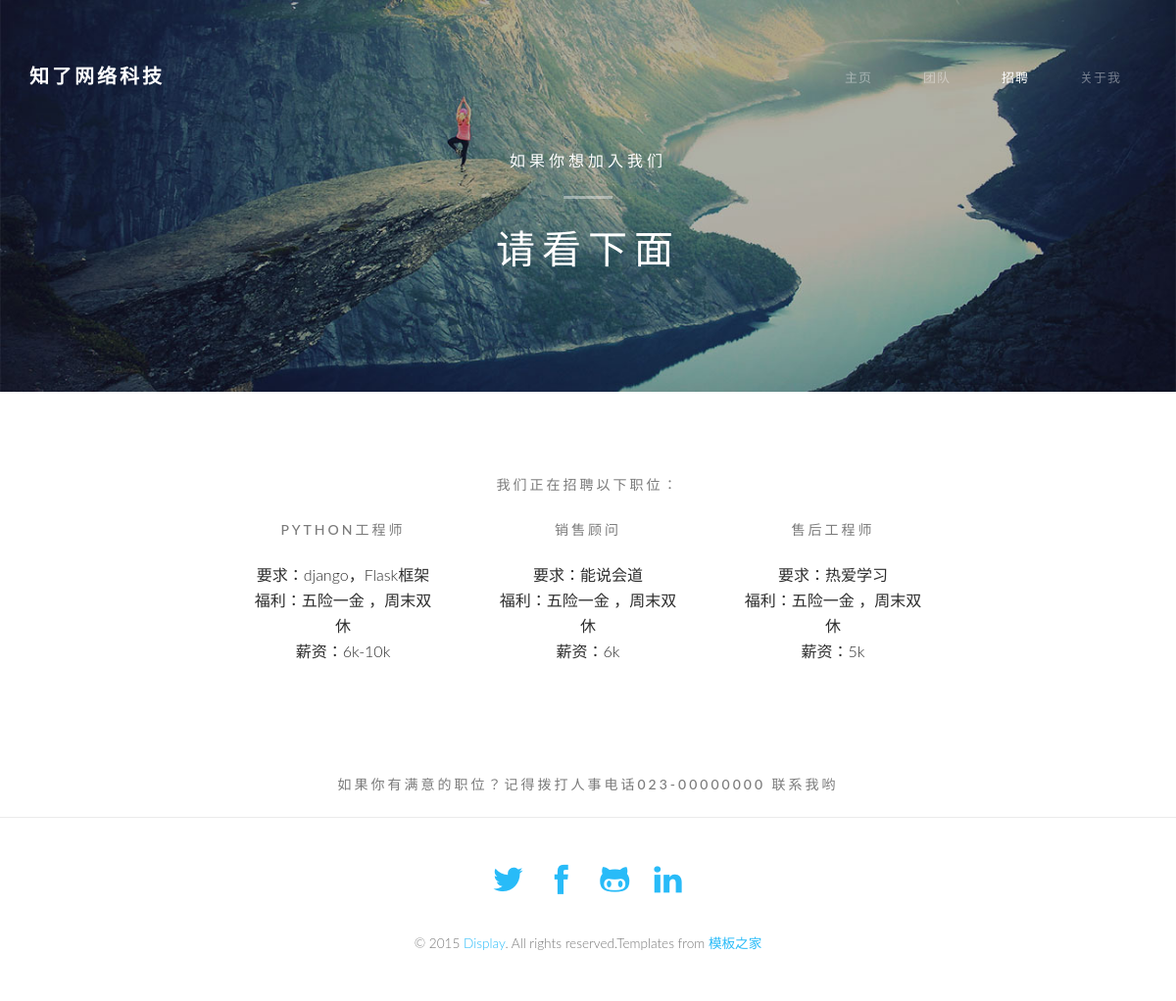
Page /hire on the committed database.
### hire/models.py (models this page shows)
class homeInner(models.Model):
    h1=models.CharField('一级标题',max_length=100)
    h2=models.CharField('二级标题',max_length=100)
    class Meta:
        verbose_name = ('主页标题')

class hire(models.Model):
    position=models.CharField('职位',max_length=100)
    welfare=models.CharField('福利',max_length=100)
    salary=models.CharField('薪资',max_length=100)
    requirements=models.CharField('要求',max_length=100)
    class Meta:
        verbose_name=('招聘')

### hire/views.py (the view)
# urls.py: url(r'^hire',views.hires,name='hire'),
def hires(request):
    hirelist=hire.objects.all()
    homeInnerlist=homeInner.objects.all()
    return render(request,'elements.html',context={'hirelist':hirelist,
                  'homeInnerlist':homeInnerlist})

### templates/elements.html (shortened to what this page needs)
{% load staticfiles %}
<!DOCTYPE html>
 <html class="no-js">
	<head>
	<link href='http://fonts.useso.com/css?family=Lato:300,400|Crimson+Text' rel='stylesheet' type='text/css'>
	<link rel="stylesheet" href="{% static 'css/themify-icons.css' %}">
	<link rel="stylesheet" href="{% static 'css/bootstrap.css' %}">
	<link rel="stylesheet" href="{% static 'css/owl.carousel.min.css' %}">
	<link rel="stylesheet" href="{% static 'css/owl.theme.default.min.css' %}">
	<link rel="stylesheet" href="{% static 'css/magnific-popup.css' %}">
	<link rel="stylesheet" href="{% static 'css/superfish.css' %}">
	<link rel="stylesheet" href="{% static 'css/easy-responsive-tabs.css' %}">
	<link rel="stylesheet" href="{% static 'css/style.css' %}">
	</head>
	<body class="inner-page">
			<header id="fh5co-header-section" role="header" class="" >
				<div class="container">
					<h1 id="fh5co-logo" class="pull-left"><a href="{% url 'index' %}">知了网络科技</a></h1>
					<nav id="fh5co-menu-wrap" role="navigation">
						<ul class="sf-menu" id="fh5co-primary-menu">
                                <li><a href="{% url 'index' %}">主页</a></li>
                                <li><a href="{% url 'team' %}">团队</a></li>
                                <li class="active"><a href="{% url 'hire' %}">招聘</a></li>
                                <li><a href="{% url 'about' %}">关于我</a></li>
						    </ul>
					</nav>
				</div>
			</header>
			<aside id="fh5co-hero" style="background-image: url({% static 'images/hero2.jpg' %});">
				<div class="container">
					<div class="row">
						<div class="col-md-8 col-md-offset-2">
							<div class="fh5co-hero-wrap">
                                {% for homeinner in homeInnerlist %}
								<div class="fh5co-hero-intro">
										<h2>{{ homeinner.h1 }}<span></span></h2>
										<h1>{{ homeinner.h2 }}</h1>
								</div>
                                {% endfor %}
							</div>
						</div>
					</div>
				</div>
			</aside>
			<div id="fh5co-main">
				<section>
					<div class="container">
						<div class="row">
							<div class="col-md-8 col-md-offset-2 text-center fh5co-lead-wrap">
								<h2 class="fh5co-uppercase-heading-sm text-center">我们正在招聘以下职位：</h2>
                                {% for hire in hirelist %}
                                <ul class="col-md-4">
                                    <h2 class="fh5co-uppercase-heading-sm text-center">{{ hire.position }} </h2>
                                    <div class="col-md-12">要求：{{ hire.requirements }}</div>
                                    <div class="col-md-12">福利：{{ hire.welfare }}</div>
                                    <div class="col-md-12">薪资：{{ hire.salary }}</div>
							    </ul>
                                {% endfor %}
							</div>
						</div>
						<div class="fh5co-spacer fh5co-spacer-xxs"></div>
					</div>
				</section>
				<section>
					<div class="container">
						<div class="row">
							<div class="col-md-12">
								<h2 class="fh5co-uppercase-heading-sm text-center">如果你有满意的职位？记得拨打人事电话023-00000000 联系我哟</h2>
							</div>
						</div>
					</div>
				</section>
				<footer id="fh5co-footer">
					<div class="container">
						<ul class="fh5co-social-icons">
							<li><a href="#"><i class="ti-twitter-alt"></i></a></li>
							<li><a href="#"><i class="ti-facebook"></i></a></li>
							<li><a href="#"><i class="ti-github"></i></a></li>
							<li><a href="#"><i class="ti-linkedin"></i></a></li>
						</ul>
                        <p class="text-muted fh5co-no-margin-bottom text-center"><small>&copy; 2015 <a href="#">Display</a>. All rights reserved.Templates from <a href="http://www.cssmoban.com/" target="_blank" title="模板之家">模板之家</a></small>
					</div>
				</footer>
			</div>
	</body>
</html>

### static/css/superfish.css (style rules this page uses)
.sf-menu, .sf-menu * { margin: 0; padding: 0; list-style: none; }
.sf-menu li { position: relative; }
.sf-menu > li { float: left; }
.sf-menu a { display: block; position: relative; }
.sf-menu { float: left; margin-bottom: 1em; }
.sf-menu a { border-left: 1px solid #fff; border-top: 1px solid #dFeEFF; border-top: 1px solid rgba(255,255,255,.5); padding: .75em 1em; text-decoration: none; zoom: 1; }
.sf-menu a { color: #13a; }
.sf-menu li { background: #BDD2FF; white-space: nowrap; *white-space: normal; -webkit-transition: background .2s; transition: background .2s; }

### static/css/style.css (style rules this page uses)
body { font-family: 'Lato', arial, sans-serif; font-size: 16px; line-height: 1.5; font-weight: 300; color: #2e2e2e; }
a { -webkit-transition: all 0.2s ease; -moz-transition: all 0.2s ease; -ms-transition: all 0.2s ease; -o-transition: all 0.2s ease; transition: all 0.2s ease; color: #28bbf8; border-bottom: 2px solid transparent; }
h1, .h1, h2, .h2, h3, .h3, h4, .h4, h5, .h5, h6, .h6 { margin: 0 0 20px 0; padding: 0; }
h1, .h1 { font-size: 30px; line-height: 42px; }
h2, .h2 { font-size: 26px; line-height: 38px; }
ul, ol { padding-left: 15px; line-height: 26px; }
p { margin: 0 0 20px 0; }
.fh5co-lead-wrap { padding-top: 2em; padding-bottom: 5em; }
#fh5co-header-section { width: 100%; padding: 40px 0 30px 0; -webkit-transition: all 0.5s ease; -moz-transition: all 0.5s ease; -ms-transition: all 0.5s ease; -o-transition: all 0.5s ease; transition: all 0.5s ease; position: fixed; float: left; top: 0; left: 0 !important; right: 0; z-index: 103; }
#fh5co-logo { font-size: 20px; margin: 16px 0 0 0; padding: 0; font-weight: bold; }
#fh5co-logo a { border-bottom: none !important; color: #fff; letter-spacing: 3px; text-transform: uppercase; }
.sf-menu { margin: 0 !important; }
.sf-menu { float: right; }
.sf-menu a { color: rgba(255, 255, 255, 0.4); padding: .75em 1em; text-transform: uppercase; letter-spacing: 1px; border-left: none; border-top: none; border-top: none; text-decoration: none; zoom: 1; font-size: 13px; border-bottom: none !important; }
.sf-menu li, .sf-menu ul li, .sf-menu ul ul li, .sf-menu li:hover, .sf-menu li.sfHover { background: transparent; }
.sf-menu li:hover a, .sf-menu li.sfHover a, .sf-menu ul li:hover a, .sf-menu ul li.sfHover a, .sf-menu li.active a { color: #ffffff; }
#fh5co-menu-wrap .sf-menu a { padding: 2em 2em 2em 2em; }
#fh5co-hero { background-color: #2e2e2e; background-size: cover; background-repeat: no-repeat; background-position: center left; height: 600px; position: fixed; top: 0; left: 0; right: 0; z-index: 5; color: #ffffff; }
#fh5co-hero .fh5co-hero-wrap { display: table; height: 600px; width: 100%; }
#fh5co-hero .fh5co-hero-wrap .fh5co-hero-intro { display: table-cell; vertical-align: middle; text-align: center; }
#fh5co-hero .fh5co-hero-wrap .fh5co-hero-intro > h1 { font-size: 40px; font-weight: normal; line-height: 62px; text-transform: uppercase; letter-spacing: 7px; }
#fh5co-hero .fh5co-hero-wrap .fh5co-hero-intro > h2 { letter-spacing: 4px; font-size: 16px; text-transform: uppercase; padding-bottom: 20px; position: relative; color: #fff; }
#fh5co-hero .fh5co-hero-wrap .fh5co-hero-intro > h2 > span { position: absolute; bottom: 0; display: block; background: rgba(255, 255, 255, 0.4); width: 50px; height: 3px; left: 50%; margin-left: -25px; }
body.inner-page #fh5co-hero { height: 400px; }
body.inner-page #fh5co-hero .fh5co-hero-wrap { padding-top: 50px; height: 400px; }
#fh5co-main { margin-top: 600px; padding-top: 50px; z-index: 102; position: relative; background: #ffffff; }
body.inner-page #fh5co-main { margin-top: 400px; }
#fh5co-hero, #fh5co-main, #fh5co-logo-mobile-wrap { -moz-transform: translateX(0px); -webkit-transform: translateX(0px); -ms-transform: translateX(0px); transform: translateX(0px); }
.fh5co-spacer { clear: both; position: relative; border: none; padding: 0; margin: 0; }
.fh5co-spacer-xxs { height: 20px; }
.fh5co-no-margin-bottom { margin-bottom: 0 !important; }
.fh5co-uppercase-heading-sm { font-size: 14px; line-height: 26px; text-transform: uppercase; letter-spacing: 3px; color: #7b7b7b; }
#fh5co-footer { border-top: 1px solid rgba(0, 0, 0, 0.08); padding: 3em 0; }
.fh5co-social-icons { text-align: center; padding: 0; margin: 0 0 2em 0; }
.fh5co-social-icons li { list-style: none; display: inline; display: inline-block; }
.fh5co-social-icons li a { padding: 0 10px; border-bottom: none !important; }
.fh5co-social-icons li i { font-size: 30px; }

### rows in the picture
homeInner: h1 "如果你想加入我们", h2 "请看下面"
hire: position "PYTHON工程师", requirements "django，Flask框架", welfare "五险一金 ，周末双休", salary "6k-10k"
hire: position "销售顾问", requirements "能说会道", welfare "五险一金 ，周末双休", salary "6k"
hire: position "售后工程师", requirements "热爱学习", welfare "五险一金 ，周末双休", salary "5k"
